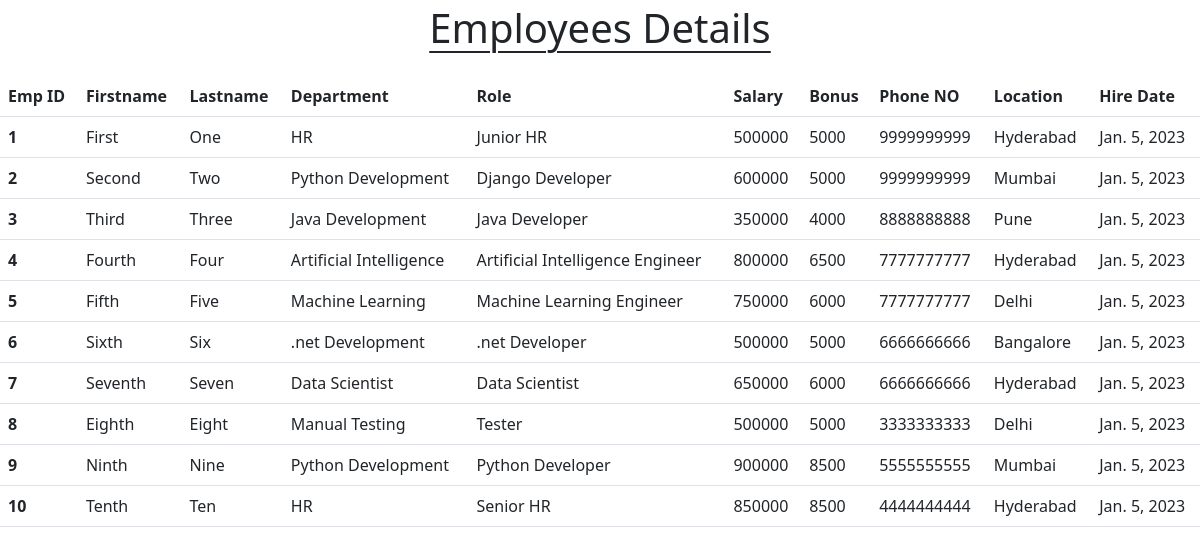
The app's page /all-emp with its own data.
### emp_app/models.py (models this page shows, shortened)
class Employee(models.Model):
    emp_id = models.AutoField(primary_key=True)
    first_name = models.CharField(max_length=50, null=False)
    last_name = models.CharField(max_length=50)
    dept = models.ForeignKey(Department, on_delete=models.CASCADE)
    salary = models.IntegerField(default=0)
    bonus = models.IntegerField(default=0)
    role = models.ForeignKey(Role, on_delete=models.CASCADE)
    phone_num = models.IntegerField(default=0)
    hire_date = models.DateField()

class Department(models.Model):
    name = models.CharField(max_length=50, null=False)
    location = models.CharField(max_length=100)

class Role(models.Model):
    name = models.CharField(max_length=50, null=False)

### emp_app/views.py (the view)
# urls.py: path('all-emp', views.allEmp, name='all-emp'),
def allEmp(request):
    emps = Employee.objects.all()
    context = {
        'emps' : emps
    }
    return render(request, 'all_emp.html', context)

### emp_app/templates/all_emp.html (shortened to what this page needs)
<!doctype html>
<html lang="en">
  <head>
    <link href="https://cdn.jsdelivr.net/npm/bootstrap@5.3.0-alpha1/dist/css/bootstrap.min.css" rel="stylesheet">
  </head>
  <body>
    <h1 class="text-center AED my-1">Employees Details</h1>
    <table class="table my-4">
      <thead>
        <tr>
          <th scope="col">Emp ID</th>
            <th scope="col">Firstname</th>
            <th scope="col">Lastname</th>
            <th scope="col">Department</th>
            <th scope="col">Role</th>
            <th scope="col">Salary</th>
            <th scope="col">Bonus</th>
            <th scope="col">Phone NO</th>
            <th scope="col">Location</th>
            <th scope="col">Hire Date</th>
          </tr>
        </thead>
        <tbody>
          {% for emp in emps %}
          <tr>
            <th scope="row">{{emp.emp_id}}</th>
            <td>{{emp.first_name}}</td>
            <td>{{emp.last_name}}</td>
            <td>{{emp.dept.name}}</td>
            <td>{{emp.role.name}}</td>
            <td>{{emp.salary}}</td>
            <td>{{emp.bonus}}</td>
            <td>{{emp.phone_num}}</td>
            <td>{{emp.dept.location}}</td>
            <td>{{emp.hire_date}}</td>
          </tr>
          {% endfor %}
        </tbody>
      </table>
  </body>
</html>

### emp_app/templates/all_emp.html (style rules this page uses)
.AED { text-decoration: underline; text-underline-offset: 0.5rem; text-decoration-thickness: 0.15rem; }

### records on screen
Employee: emp_id "1", first_name "First", last_name "One", dept.name "HR", role.name "Junior HR", salary "500000", bonus "5000", phone_num "9999999999", dept.location "Hyderabad", hire_date "Jan. 5, 2023"
Employee: emp_id "2", first_name "Second", last_name "Two", dept.name "Python Development", role.name "Django Developer", salary "600000", bonus "5000", phone_num "9999999999", dept.location "Mumbai", hire_date "Jan. 5, 2023"
Employee: emp_id "3", first_name "Third", last_name "Three", dept.name "Java Development", role.name "Java Developer", salary "350000", bonus "4000", phone_num "8888888888", dept.location "Pune", hire_date "Jan. 5, 2023"
Employee: emp_id "4", first_name "Fourth", last_name "Four", dept.name "Artificial Intelligence", role.name "Artificial Intelligence Engineer", salary "800000", bonus "6500", phone_num "7777777777", dept.location "Hyderabad", hire_date "Jan. 5, 2023"
Employee: emp_id "5", first_name "Fifth", last_name "Five", dept.name "Machine Learning", role.name "Machine Learning Engineer", salary "750000", bonus "6000", phone_num "7777777777", dept.location "Delhi", hire_date "Jan. 5, 2023"
Employee: emp_id "6", first_name "Sixth", last_name "Six", dept.name ".net Development", role.name ".net Developer", salary "500000", bonus "5000", phone_num "6666666666", dept.location "Bangalore", hire_date "Jan. 5, 2023"
Employee: emp_id "7", first_name "Seventh", last_name "Seven", dept.name "Data Scientist", role.name "Data Scientist", salary "650000", bonus "6000", phone_num "6666666666", dept.location "Hyderabad", hire_date "Jan. 5, 2023"
Employee: emp_id "8", first_name "Eighth", last_name "Eight", dept.name "Manual Testing", role.name "Tester", salary "500000", bonus "5000", phone_num "3333333333", dept.location "Delhi", hire_date "Jan. 5, 2023"
Employee: emp_id "9", first_name "Ninth", last_name "Nine", dept.name "Python Development", role.name "Python Developer", salary "900000", bonus "8500", phone_num "5555555555", dept.location "Mumbai", hire_date "Jan. 5, 2023"
Employee: emp_id "10", first_name "Tenth", last_name "Ten", dept.name "HR", role.name "Senior HR", salary "850000", bonus "8500", phone_num "4444444444", dept.location "Hyderabad", hire_date "Jan. 5, 2023"
